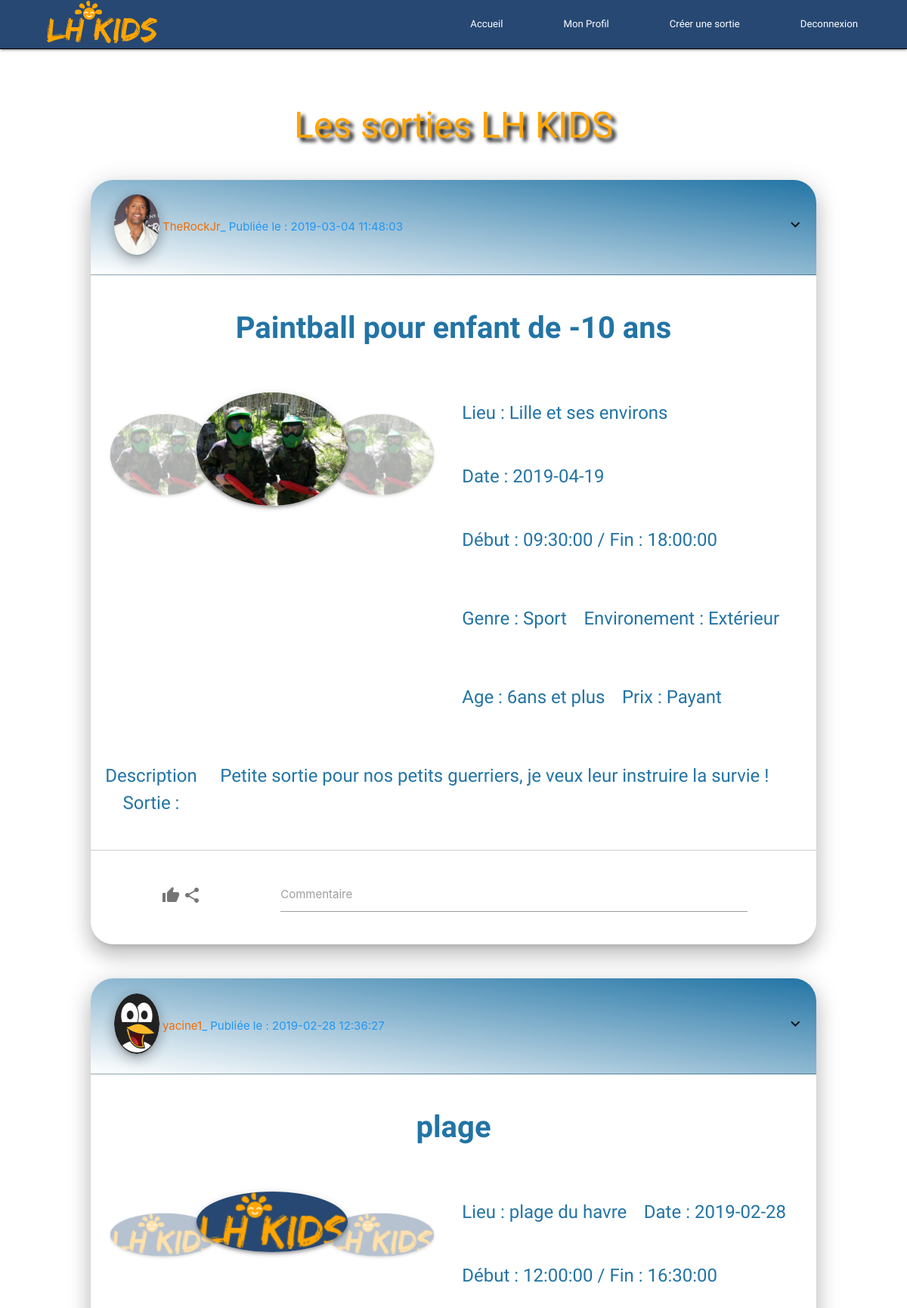
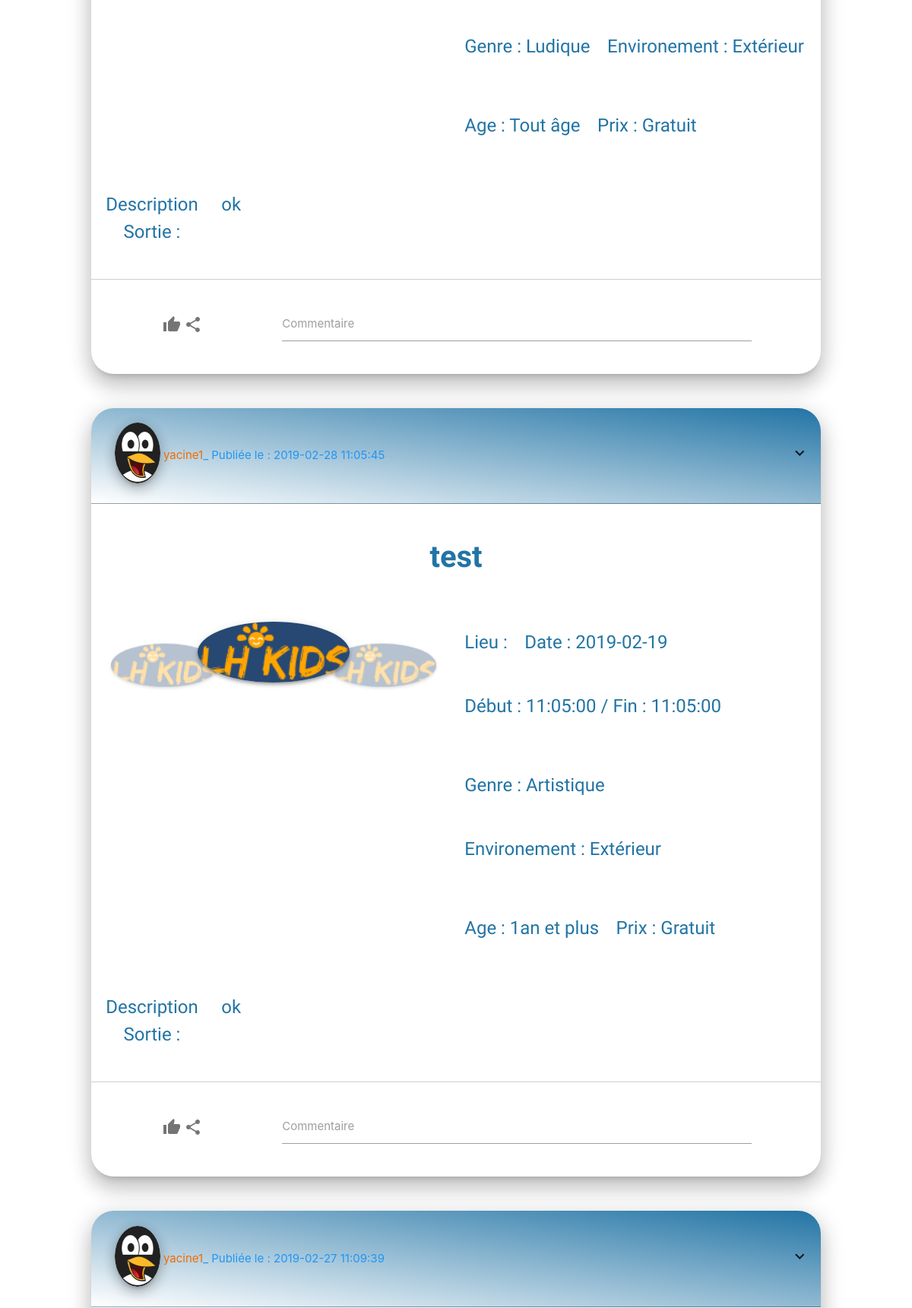
The app's page /index.php?page=sorties (signed in, upper part) with its own data (2 pictures, top to bottom).
### tables this page shows
CREATE TABLE `outing` (
  `outing_id` int(11) NOT NULL,
  `outing_postDateTime` datetime DEFAULT NULL,
  `outing_title` varchar(50) NOT NULL,
  `outing_place` varchar(50) NOT NULL,
  `outing_date` date NOT NULL,
  `outing_startTime` time NOT NULL,
  `outing_endTime` time NOT NULL,
  `outing_description` text NOT NULL,
  `outingType_id` int(11) NOT NULL,
  `outingEnvironment_id` int(11) NOT NULL,
  `outingAge_id` int(11) NOT NULL,
  `outingPrice_id` int(11) NOT NULL,
  `userOuting_id` int(11) NOT NULL
);

CREATE TABLE `user` (
  `user_id` int(11) NOT NULL,
  `user_lastname` varchar(50) NOT NULL,
  `user_firstname` varchar(50) NOT NULL,
  `user_mail` varchar(100) NOT NULL,
  `user_pseudo` varchar(50) NOT NULL,
  `user_password` varchar(255) NOT NULL,
  `user_reasons` text NOT NULL,
  `user_image` varchar(255) DEFAULT NULL,
  `userType_id` int(11) NOT NULL
);

CREATE TABLE `images` (
  `image_id` int(11) NOT NULL,
  `image_path` varchar(50) NOT NULL,
  `outing_id` int(11) NOT NULL
);

CREATE TABLE `outingType` (
  `outingType_id` int(11) NOT NULL,
  `outingType_type` varchar(100) NOT NULL
);

CREATE TABLE `outingEnvironment` (
  `outingEnvironment_id` int(11) NOT NULL,
  `outingEnvironment_environment` varchar(100) NOT NULL
);

CREATE TABLE `outingAge` (
  `outingAge_id` int(11) NOT NULL,
  `outingAge_age` varchar(100) NOT NULL
);

CREATE TABLE `outingPrice` (
  `outingPrice_id` int(11) NOT NULL,
  `outingPrice_price` varchar(100) NOT NULL
);

### App/Functions.php (called while the page is built, shortened)
<?php
function view($fileName, $sendData = []){
  extract($sendData, EXTR_PREFIX_SAME, "prefix");
  require 'views/templateHeader.php';
  require 'views/'.$fileName;
  require 'views/templateFooter.php';
}

### controllers/outingController.php (called while the page is built, shortened)
<?php
require_once 'Models/ModelOuting.php';
function showOutings() {
    $ShowOutings = new Outing();
    $getOutingInfos = $ShowOutings->getOutingInfos();
    view('sorties.php', ['getOutingInfos' => $getOutingInfos]);
}

### Models/ModelOuting.php (called while the page is built, shortened)
<?php
class Outing extends Database {
    public function getOutingInfos() {
        $database = $this->database;
        $query = 'SELECT * FROM `outing`'
                . 'INNER JOIN `outingType` '
                . 'ON `outing`.`outingType_id` = `outingType`.`outingType_id` '
                . 'INNER JOIN `outingEnvironment` '
                . 'ON `outing`.`outingEnvironment_id` = `outingEnvironment`.`outingEnvironment_id` '
                . 'INNER JOIN `outingAge` '
                . 'ON `outing`.`outingAge_id` = `outingAge`.`outingAge_id` '
                . 'INNER JOIN `outingPrice` '
                . 'ON `outing`.`outingPrice_id` = `outingPrice`.`outingPrice_id` '
                . 'INNER JOIN `user` '
                . 'ON `user`.`user_id` = `outing`.`userOuting_id` '
                . 'INNER JOIN `images` '
                . 'ON `images`.`outing_id` = `outing`.`outing_id` '
                . 'ORDER BY `outing`.`outing_id` DESC';
        $getOutingInfos = $database->prepare($query);
        $getOutingInfos->execute();
        return $getOutingInfos->fetchAll(PDO::FETCH_OBJ);
    }
}

### views/sorties.php (the view, shortened to what this page needs)
<div>
    <h1 class="center-align" id="formTitle">Les sorties LH KIDS</h1>
</div>
<?php foreach ($getOutingInfos as $outingInfos) { ?>
    <div class="container z-depth-4" id="cardsortie">
        <div class="row">
            <div class="col s12">
                <div class="row valign-wrapper topcardSortie">
                    <div class="col s1">
                        <img src="../images/user_image/<?= $outingInfos->user_image != "" ? $outingInfos->user_image : 'iconprofil.svg'; ?>" alt="profile image" class="circle z-depth-3 imgprofilInOuting">
                    </div>
                    <div class="col s10 valign-wrapper">
                        <p class="pseudocardOuting"><?= $outingInfos->user_pseudo ?></p>
                        <span class="blue-text ultra-small"> _ Publiée le : <?= $outingInfos->outing_postDateTime ?></span>
                    </div>
                    <div class="col s1 right-align">
                        <i class="material-icons">expand_more</i>
                    </div>
                </div>
                <div class="center-align">
                    <p class="titleOuting"><?= $outingInfos->outing_title ?></p>
                </div>
                <div class="row rowCarousel">
                    <div class="col s12 m6 l6">
                        <div class="carousel" id="carouselSortie">
                            <a class="carousel-item" href="#one!"><img class="circle z-depth-2" src="../images/user_image/<?= $outingInfos->image_path != "" ? $outingInfos->image_path : 'logo.png'; ?>"></a>
                            <a class="carousel-item" href="#two!"><img class="circle z-depth-2" src="../images/user_image/<?= $outingInfos->image_path != "" ? $outingInfos->image_path : 'logo.png'; ?>"></a>
                            <a class="carousel-item" href="#three!"><img class="circle z-depth-2" src="../images/user_image/<?= $outingInfos->image_path != "" ? $outingInfos->image_path : 'logo.png'; ?>"></a>
                        </div>
                    </div>
                    <div class="col s12 m6 l6 center-align">
                        <div class="row">
                            <div class="col">
                                <p class="textOuting">Lieu : <?= $outingInfos->outing_place ?></p>
                            </div>
                            <div class="col">
                                <p class="textOuting">Date : <?= $outingInfos->outing_date ?></p>
                            </div>
                            <div class="col">
                                <p class="textOuting">Début : <?= $outingInfos->outing_startTime ?> / Fin : <?= $outingInfos->outing_endTime ?></p>
                            </div>
                        </div>
                        <div class="row">
                            <div class="col">
                                <p class="textOuting">Genre : <?= $outingInfos->outingType_type ?></p>
                            </div>
                            <div class="col">
                                <p class="textOuting">Environement : <?= $outingInfos->outingEnvironment_environment ?></p>
                            </div>
                        </div>
                        <div class="row center-align">
                            <div class="col">
                                <p class="textOuting">Age : <?= $outingInfos->outingAge_age ?></p>
                            </div>
                            <div class="col">
                                <p class="textOuting">Prix : <?= $outingInfos->outingPrice_price ?></p>
                            </div>
                        </div>
                    </div>
                    <div class="row">
                        <div class="col s12">
                            <div class="col s2 center-align">
                                <p class="textOuting">Description Sortie :</p>
                            </div>
                            <div class="valign-wrapper col s10">
                                <p class="textOuting"><?= $outingInfos->outing_description ?></p>
                        </div>
                    </div>
                </div>
            </div>
            <div class="row valign-wrapper">
                <div class="col s3 card-action-share center-align">
                    <a href="#">
                        <i class="material-icons grey-text text-darken-1">thumb_up</i>
                    </a>
                    <a href="#">
                        <i class="material-icons grey-text text-darken-1">share</i>
                    </a>
                </div>
                <div class="input-field col s8 center-align">
                    <input id="profile-comments" type="text" class="validate">
                    <label for="profile-comments" class="">Commentaire</label>
                </div>
                <div class="col s1">
                </div>
            </div>
        </div>
    </div>
</div>
<?php } ?>

### style.css (style rules this page uses)
body { margin: 0; padding: 0; }
#formTitle { margin-top: 5rem; font-family: 'Slackey', cursive; font-size: 4vw; color: orange; text-shadow: 5px 5px 5px #000000; }
.imgprofilInOuting { margin: 1rem; height: 10vh; width: 5vw; }
a { text-decoration: none; }
#cardsortie { margin-top: 3rem; border-radius: 30px; width: 80%; }
.pseudocardOuting { color: #ef6c00; }
.titleOuting { font-family: 'Chewy', cursive; font-size : 5vh; color : #2274A5; font-weight: bold; }
.textOuting { font-family: 'Chewy', cursive; font-size : 3vh; color : #2274A5; }
.topcardSortie { border-bottom: 1px solid #80808063; background-image: linear-gradient(to bottom left, #2274A5, #ffff); padding: 0.3rem; border-radius: 30px 30px 0 0; }
.rowCarousel { border-bottom: 1px solid #80808063; }
#carouselSortie { height: 230px; }

### records on screen
outing: userOuting.user_image (picture), userOuting.user_pseudo "TheRockJr", outing_postDateTime "2019-03-04 11:48:03", outing_title "Paintball pour enfant de -10 ans", images.image_path (picture), outing_place "Lille et ses environs", outing_date "2019-04-19", outing_startTime "09:30:00", outing_endTime "18:00:00", outingType.outingType_type "Sport", outingEnvironment.outingEnvironment_environment "Extérieur", outingAge.outingAge_age "6ans et plus", outingPrice.outingPrice_price "Payant", outing_description "Petite sortie pour nos petits guerriers, je veux leur instruire la survie !"
outing: userOuting.user_image (placeholder picture), userOuting.user_pseudo "yacine1", outing_postDateTime "2019-02-28 12:36:27", outing_title "plage", outing_place "plage du havre", outing_date "2019-02-28", outing_startTime "12:00:00", outing_endTime "16:30:00", outingType.outingType_type "Ludique", outingEnvironment.outingEnvironment_environment "Extérieur", outingAge.outingAge_age "Tout âge", outingPrice.outingPrice_price "Gratuit", outing_description "ok"
outing: userOuting.user_image (placeholder picture), userOuting.user_pseudo "yacine1", outing_postDateTime "2019-02-28 11:05:45", outing_title "test", outing_date "2019-02-19", outing_startTime "11:05:00", outing_endTime "11:05:00", outingType.outingType_type "Artistique", outingEnvironment.outingEnvironment_environment "Extérieur", outingAge.outingAge_age "1an et plus", outingPrice.outingPrice_price "Gratuit", outing_description "ok"
outing: userOuting.user_image (placeholder picture), userOuting.user_pseudo "yacine1", outing_postDateTime "2019-02-27 11:09:39"
